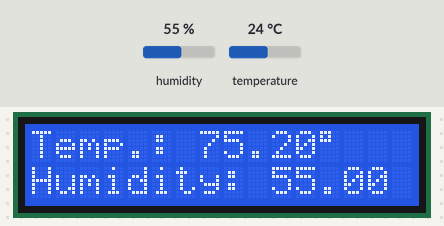
Simulated run of this sketch. Board: Arduino Uno, built with avr-gcc and run on an emulated ATmega328P. On the bench: 16×2 character LCD. The inputs (shaded band) are chosen by the test bench; at power-on: humidity 55 %, temperature 24 °C. What the sketch prints to the serial monitor is not drawn.

Above: at 1.2 s.
1.3 s: humidity set to 22 %
At 4.4 s:
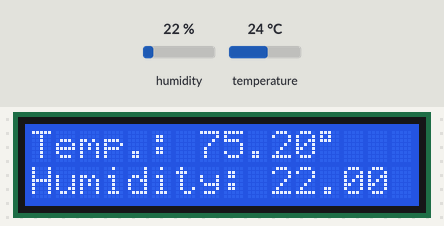
5.6 s: temperature set to 12 °C
At 7.5 s:
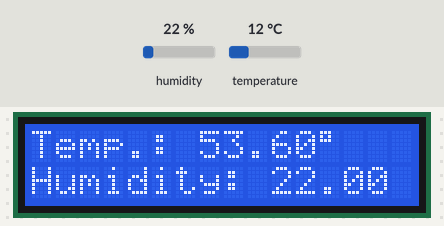
8.7 s: humidity set to 40 %
At 10.6 s:
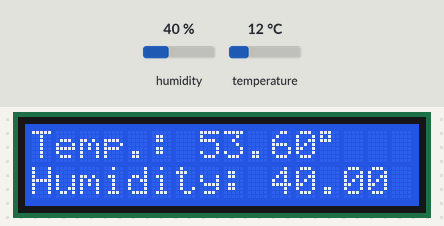
11.7 s: temperature set to 19 °C
At 13.7 s:
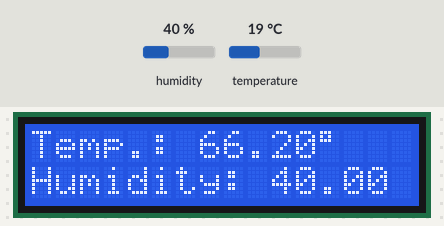
Timing chart, 0 to 15.2 s (numbered marks = the images above; inputs shaded):
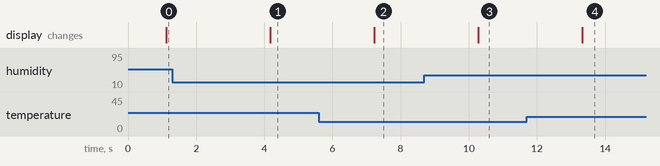

The sketch:

TEMPERATURE_HUMIDITY_DISPLAY.ino
```cpp
//Alyan Gillett Arduino Projects
/* This Tinkercad involves creating a temperature and humidity monitoring system
using an Arduino, a DHT11 sensor, and a LiquidCrystal display.
The system continuously retrieves temperature and humidity data from the DHT11 sensor,
converting the temperature reading into Fahrenheit and then presenting both
temperature and humidity values on the LCD screen.
Moreover,  it provides a proper display with real-time updates of the temperature and humidity,
with a 2-second pause between readings which can be seen on the Serial Monitor data stream. */

#include <DHT11.h>
#include <LiquidCrystal.h>

DHT11 dht11(2);
LiquidCrystal lcd(7, 8, 9, 10, 11, 12);

void setup()
{
    lcd.begin(16, 2);
    Serial.begin(115200);
}

void loop()
{
    float humidity = dht11.readHumidity();
    float temperatureC = dht11.readTemperature();
    float temperatureF = (temperatureC * 9/5) + 32;

    if (temperatureC != -1 && humidity != -1)
    {
        lcd.clear();
        lcd.setCursor(0, 0);
        lcd.print("Temp.: ");
        lcd.print(temperatureF);
        lcd.write(0xDF); // Print the degree symbol (°F).

        lcd.setCursor(0, 1);
        lcd.print("Humidity: ");
        lcd.print(humidity);
        lcd.print(" %");

        Serial.print("Temperature: ");
        Serial.print(temperatureF);
        Serial.print(" F, Humidity: ");
        Serial.print(humidity);
        Serial.println(" %");
    }
    else
    {
        lcd.clear();
        lcd.print("Error reading data");
        Serial.println("Error reading data");
    }

    delay(2000);
}
```

Measured:
- after the input at 1.3 s, the display: changes after 2.9 s (image 1)
- after the input at 5.6 s, the display: changes after 1.6 s (image 2)
- after the input at 8.7 s, the display: changes after 1.6 s (image 3)
- after the input at 11.7 s, the display: changes after 1.6 s (image 4)
